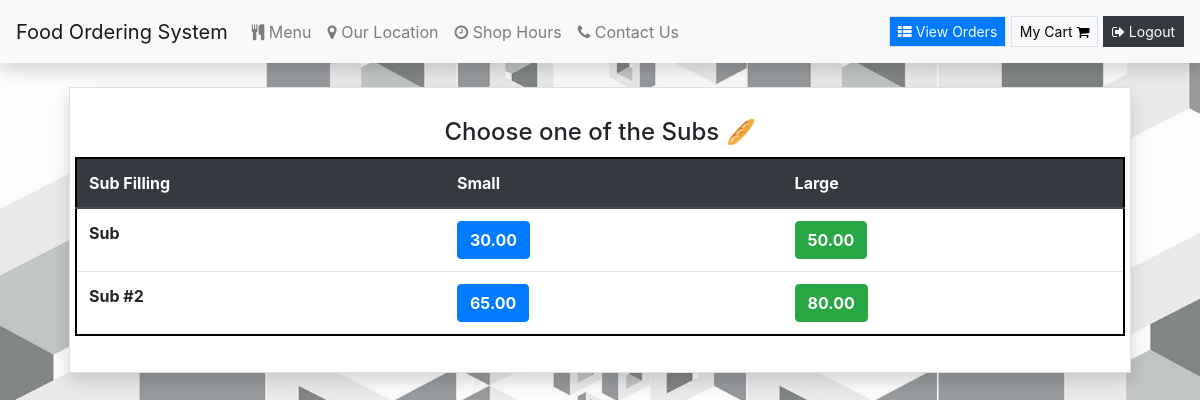
/Subs (signed in), run on the app's committed database.
### orders/models.py (models this page shows, shortened)
class Sub(models.Model):
    sub_filling = models.CharField(max_length=200)
    small_price = models.DecimalField(max_digits=6, decimal_places=2)
    large_price = models.DecimalField(max_digits=6, decimal_places=2)
    class Meta:
        verbose_name = "List of Subway Food"
        verbose_name_plural = "List of Subway Food"

### orders/views.py (the view)
# urls.py: path("Subs", views.subs, name="subs"),
def subs(request):
    if request.user.is_authenticated:
        return render(request, "orders/sub.html", context = {"dishes":Sub.objects.all})
    else:
        return redirect("orders:login")

### orders/templates/orders/sub.html
{% extends 'orders/header.html' %} {% block content %}
<div class="container">
    <div class="content my-4 px-4">
        <div class="card rounded-0 shadow">
            <div class="card-body">
                <h4 style="margin:10px; text-align:center;"> Choose one of the Subs &#x1f956 </h4>
                <div class="row justify-content-center">
                    <table class="table" style="border: 2px solid black">
                        <thead class="thead-dark">
                            <tr>
                                <th scope="col">Sub Filling</th>
                                <th scope="col">Small</th>
                                <th scope="col">Large</th>
                            </tr>
                        </thead>
                        <tbody>
                            {% for dish in dishes %}
                            <tr>
                                <th>{{dish.sub_filling}}</th>
                                <td><button type="button" class="btn btn-primary" onclick="add_to_cart({item_description:'Small Sub - {{dish.sub_filling}}' , price:{{dish.small_price}}})"><strong>{{dish.small_price}}</strong></button></td>
                                <td><button type="button" class="btn btn-success" onclick="add_to_cart({item_description:'Large Sub - {{dish.sub_filling}}' , price:{{dish.large_price}}})"><strong>{{dish.large_price}}</strong></button></td>
                            </tr>
                            {% endfor %}
                        </tbody>
                    </table>
                </div>
            </div>
        </div>
    </div>
</div>
{% endblock %}

### orders/static/orders/style.css (style rules this page uses)
html, body { height: 100%; width: 100%; }
body { background-image: url(./../img/wp.jpg); background-repeat: no-repeat; background-size: cover; background-position: center center; backdrop-filter: brightness(0.9887); }

### data on the page
Sub: sub_filling "Sub", small_price "30.00", large_price "50.00"
Sub: sub_filling "Sub #2", small_price "65.00", large_price "80.00"
